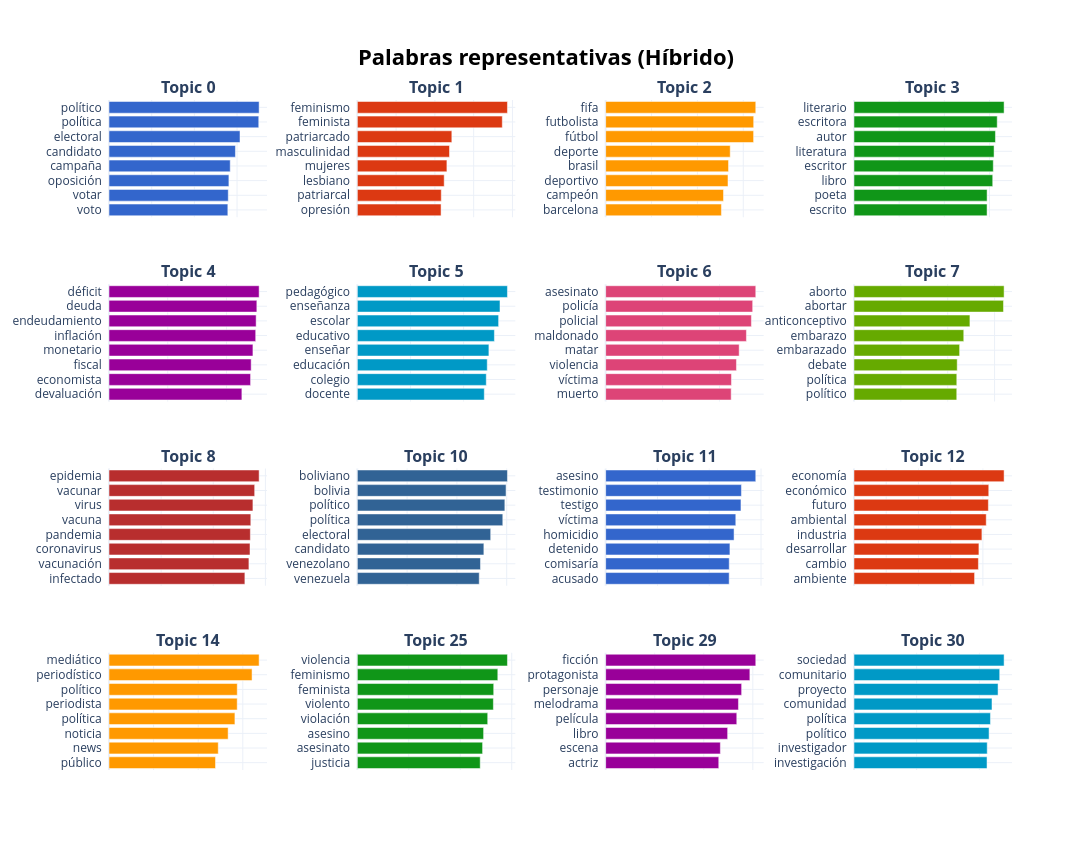

Notebook source saved alongside this figure:
### Code cell
fig = topic_model.visualize_barchart(top_n_topics=16, n_words=8, title="<b>Palabras representativas (Híbrido)</b>")
colors = px.colors.qualitative.G10
for i, trace in enumerate(fig.data):
    trace.marker.color = colors[i % len(colors)]

fig.update_traces(hovertemplate="<b>Término:</b> %{y}<br><b>Relevancia:</b> %{x:.3f}<extra></extra>")
fig.for_each_xaxis(lambda ax: ax.update(title_text="", showticklabels=False))
fig.for_each_annotation(lambda a: a.update(text=f"<b>{a.text.split('_')[0]}</b>"))
fig.update_layout(height=850, width=1300, plot_bgcolor='rgba(0,0,0,0)', paper_bgcolor='#ffffff')

fig.write_html(GRAFICOS_DIR / "01_barchart_topicos.html")
fig.show()

### Figure 1 — Plotly figure (JSON) as saved in the notebook; plotly's stock layout.template omitted (floating-point values rounded to 4 significant figures)
{"data": [{"hovertemplate": "<b>Término:</b> %{y}<br><b>Relevancia:</b> %{x:.3f}<extra></extra>", "marker": {"color": "#3366CC"}, "orientation": "h", "type": "bar", "x": [0.5568, 0.5587, 0.5618, 0.568, 0.5924, 0.6138, 0.7016, 0.7034], "xaxis": "x", "y": ["voto  ", "votar  ", "oposición  ", "campaña  ", "candidato  ", "electoral  ", "política  ", "político  "], "yaxis": "y"}, {"hovertemplate": "<b>Término:</b> %{y}<br><b>Relevancia:</b> %{x:.3f}<extra></extra>", "marker": {"color": "#DC3912"}, "orientation": "h", "type": "bar", "x": [0.4319, 0.433, 0.448, 0.462, 0.4754, 0.4874, 0.7476, 0.7742], "xaxis": "x2", "y": ["opresión  ", "patriarcal  ", "lesbiano  ", "mujeres  ", "masculinidad  ", "patriarcado  ", "feminista  ", "feminismo  "], "yaxis": "y2"}, {"hovertemplate": "<b>Término:</b> %{y}<br><b>Relevancia:</b> %{x:.3f}<extra></extra>", "marker": {"color": "#FF9900"}, "orientation": "h", "type": "bar", "x": [0.5048, 0.5139, 0.5335, 0.5358, 0.5431, 0.6451, 0.6455, 0.6546], "xaxis": "x3", "y": ["barcelona  ", "campeón  ", "deportivo  ", "brasil  ", "deporte  ", "fútbol  ", "futbolista  ", "fifa  "], "yaxis": "y3"}, {"hovertemplate": "<b>Término:</b> %{y}<br><b>Relevancia:</b> %{x:.3f}<extra></extra>", "marker": {"color": "#109618"}, "orientation": "h", "type": "bar", "x": [0.589, 0.5891, 0.6141, 0.6165, 0.62, 0.6261, 0.6339, 0.6644], "xaxis": "x4", "y": ["escrito  ", "poeta  ", "libro  ", "escritor  ", "literatura  ", "autor  ", "escritora  ", "literario  "], "yaxis": "y4"}, {"hovertemplate": "<b>Término:</b> %{y}<br><b>Relevancia:</b> %{x:.3f}<extra></extra>", "marker": {"color": "#990099"}, "orientation": "h", "type": "bar", "x": [0.4525, 0.4821, 0.4841, 0.4901, 0.4995, 0.501, 0.5034, 0.5112], "xaxis": "x5", "y": ["devaluación  ", "economista  ", "fiscal  ", "monetario  ", "inflación  ", "endeudamiento  ", "deuda  ", "déficit  "], "yaxis": "y5"}, {"hovertemplate": "<b>Término:</b> %{y}<br><b>Relevancia:</b> %{x:.3f}<extra></extra>", "marker": {"color": "#0099C6"}, "orientation": "h", "type": "bar", "x": [0.4779, 0.4853, 0.489, 0.4952, 0.5159, 0.5318, 0.537, 0.565], "xaxis": "x6", "y": ["docente  ", "colegio  ", "educación  ", "enseñar  ", "educativo  ", "escolar  ", "enseñanza  ", "pedagógico  "], "yaxis": "y6"}, {"hovertemplate": "<b>Término:</b> %{y}<br><b>Relevancia:</b> %{x:.3f}<extra></extra>", "marker": {"color": "#DD4477"}, "orientation": "h", "type": "bar", "x": [0.4408, 0.4419, 0.4593, 0.4689, 0.4944, 0.5119, 0.5164, 0.5272], "xaxis": "x7", "y": ["muerto  ", "víctima  ", "violencia  ", "matar  ", "maldonado  ", "policial  ", "policía  ", "asesinato  "], "yaxis": "y7"}, {"hovertemplate": "<b>Término:</b> %{y}<br><b>Relevancia:</b> %{x:.3f}<extra></extra>", "marker": {"color": "#66AA00"}, "orientation": "h", "type": "bar", "x": [0.4387, 0.4388, 0.4405, 0.4509, 0.4685, 0.4948, 0.6381, 0.6407], "xaxis": "x8", "y": ["político  ", "política  ", "debate  ", "embarazado  ", "embarazo  ", "anticonceptivo  ", "abortar  ", "aborto  "], "yaxis": "y8"}, {"hovertemplate": "<b>Término:</b> %{y}<br><b>Relevancia:</b> %{x:.3f}<extra></extra>", "marker": {"color": "#B82E2E"}, "orientation": "h", "type": "bar", "x": [0.5213, 0.5368, 0.541, 0.5423, 0.5441, 0.5522, 0.5589, 0.576], "xaxis": "x9", "y": ["infectado  ", "vacunación  ", "coronavirus  ", "pandemia  ", "vacuna  ", "virus  ", "vacunar  ", "epidemia  "], "yaxis": "y9"}, {"hovertemplate": "<b>Término:</b> %{y}<br><b>Relevancia:</b> %{x:.3f}<extra></extra>", "marker": {"color": "#316395"}, "orientation": "h", "type": "bar", "x": [0.4896, 0.4947, 0.5083, 0.5357, 0.5843, 0.5926, 0.5974, 0.603], "xaxis": "x10", "y": ["venezuela  ", "venezolano  ", "candidato  ", "electoral  ", "política  ", "político  ", "bolivia  ", "boliviano  "], "yaxis": "y10"}, {"hovertemplate": "<b>Término:</b> %{y}<br><b>Relevancia:</b> %{x:.3f}<extra></extra>", "marker": {"color": "#3366CC"}, "orientation": "h", "type": "bar", "x": [0.477, 0.4772, 0.4799, 0.4959, 0.5026, 0.5226, 0.5243, 0.5798], "xaxis": "x11", "y": ["acusado  ", "comisaría  ", "detenido  ", "homicidio  ", "víctima  ", "testigo  ", "testimonio  ", "asesino  "], "yaxis": "y11"}, {"hovertemplate": "<b>Término:</b> %{y}<br><b>Relevancia:</b> %{x:.3f}<extra></extra>", "marker": {"color": "#DC3912"}, "orientation": "h", "type": "bar", "x": [0.3742, 0.3861, 0.3877, 0.397, 0.4104, 0.417, 0.4183, 0.4658], "xaxis": "x12", "y": ["ambiente  ", "cambio  ", "desarrollar  ", "industria  ", "ambiental  ", "futuro  ", "económico  ", "economía  "], "yaxis": "y12"}, {"hovertemplate": "<b>Término:</b> %{y}<br><b>Relevancia:</b> %{x:.3f}<extra></extra>", "marker": {"color": "#FF9900"}, "orientation": "h", "type": "bar", "x": [0.4776, 0.4899, 0.5342, 0.5646, 0.5749, 0.5751, 0.6415, 0.6732], "xaxis": "x13", "y": ["público  ", "news  ", "noticia  ", "política  ", "periodista  ", "político  ", "periodístico  ", "mediático  "], "yaxis": "y13"}, {"hovertemplate": "<b>Término:</b> %{y}<br><b>Relevancia:</b> %{x:.3f}<extra></extra>", "marker": {"color": "#109618"}, "orientation": "h", "type": "bar", "x": [0.4775, 0.4867, 0.4907, 0.5066, 0.5286, 0.5299, 0.5458, 0.5833], "xaxis": "x14", "y": ["justicia  ", "asesinato  ", "asesino  ", "violación  ", "violento  ", "feminista  ", "feminismo  ", "violencia  "], "yaxis": "y14"}, {"hovertemplate": "<b>Término:</b> %{y}<br><b>Relevancia:</b> %{x:.3f}<extra></extra>", "marker": {"color": "#990099"}, "orientation": "h", "type": "bar", "x": [0.4612, 0.4676, 0.4973, 0.5346, 0.5414, 0.5544, 0.5879, 0.612], "xaxis": "x15", "y": ["actriz  ", "escena  ", "libro  ", "película  ", "melodrama  ", "personaje  ", "protagonista  ", "ficción  "], "yaxis": "y15"}, {"hovertemplate": "<b>Término:</b> %{y}<br><b>Relevancia:</b> %{x:.3f}<extra></extra>", "marker": {"color": "#0099C6"}, "orientation": "h", "type": "bar", "x": [0.4246, 0.4252, 0.4311, 0.4355, 0.4404, 0.4597, 0.465, 0.479], "xaxis": "x16", "y": ["investigación  ", "investigador  ", "político  ", "política  ", "comunidad  ", "proyecto  ", "comunitario  ", "sociedad  "], "yaxis": "y16"}], "layout": {"annotations": [{"font": {"size": 16}, "showarrow": false, "text": "<b>Topic 0</b>", "x": 0.0875, "xanchor": "center", "xref": "paper", "y": 1, "yanchor": "bottom", "yref": "paper"}, {"font": {"size": 16}, "showarrow": false, "text": "<b>Topic 1</b>", "x": 0.3625, "xanchor": "center", "xref": "paper", "y": 1, "yanchor": "bottom", "yref": "paper"}, {"font": {"size": 16}, "showarrow": false, "text": "<b>Topic 2</b>", "x": 0.6375, "xanchor": "center", "xref": "paper", "y": 1, "yanchor": "bottom", "yref": "paper"}, {"font": {"size": 16}, "showarrow": false, "text": "<b>Topic 3</b>", "x": 0.9125, "xanchor": "center", "xref": "paper", "y": 1, "yanchor": "bottom", "yref": "paper"}, {"font": {"size": 16}, "showarrow": false, "text": "<b>Topic 4</b>", "x": 0.0875, "xanchor": "center", "xref": "paper", "y": 0.725, "yanchor": "bottom", "yref": "paper"}, {"font": {"size": 16}, "showarrow": false, "text": "<b>Topic 5</b>", "x": 0.3625, "xanchor": "center", "xref": "paper", "y": 0.725, "yanchor": "bottom", "yref": "paper"}, {"font": {"size": 16}, "showarrow": false, "text": "<b>Topic 6</b>", "x": 0.6375, "xanchor": "center", "xref": "paper", "y": 0.725, "yanchor": "bottom", "yref": "paper"}, {"font": {"size": 16}, "showarrow": false, "text": "<b>Topic 7</b>", "x": 0.9125, "xanchor": "center", "xref": "paper", "y": 0.725, "yanchor": "bottom", "yref": "paper"}, {"font": {"size": 16}, "showarrow": false, "text": "<b>Topic 8</b>", "x": 0.0875, "xanchor": "center", "xref": "paper", "y": 0.45, "yanchor": "bottom", "yref": "paper"}, {"font": {"size": 16}, "showarrow": false, "text": "<b>Topic 10</b>", "x": 0.3625, "xanchor": "center", "xref": "paper", "y": 0.45, "yanchor": "bottom", "yref": "paper"}, {"font": {"size": 16}, "showarrow": false, "text": "<b>Topic 11</b>", "x": 0.6375, "xanchor": "center", "xref": "paper", "y": 0.45, "yanchor": "bottom", "yref": "paper"}, {"font": {"size": 16}, "showarrow": false, "text": "<b>Topic 12</b>", "x": 0.9125, "xanchor": "center", "xref": "paper", "y": 0.45, "yanchor": "bottom", "yref": "paper"}, {"font": {"size": 16}, "showarrow": false, "text": "<b>Topic 14</b>", "x": 0.0875, "xanchor": "center", "xref": "paper", "y": 0.175, "yanchor": "bottom", "yref": "paper"}, {"font": {"size": 16}, "showarrow": false, "text": "<b>Topic 25</b>", "x": 0.3625, "xanchor": "center", "xref": "paper", "y": 0.175, "yanchor": "bottom", "yref": "paper"}, {"font": {"size": 16}, "showarrow": false, "text": "<b>Topic 29</b>", "x": 0.6375, "xanchor": "center", "xref": "paper", "y": 0.175, "yanchor": "bottom", "yref": "paper"}, {"font": {"size": 16}, "showarrow": false, "text": "<b>Topic 30</b>", "x": 0.9125, "xanchor": "center", "xref": "paper", "y": 0.175, "yanchor": "bottom", "yref": "paper"}], "height": 850, "hoverlabel": {"bgcolor": "white", "font": {"family": "Rockwell", "size": 16}}, "paper_bgcolor": "#ffffff", "plot_bgcolor": "rgba(0,0,0,0)", "showlegend": false, "title": {"font": {"color": "Black", "size": 22}, "text": "<b>Palabras representativas (Híbrido)</b>", "x": 0.5, "xanchor": "center", "yanchor": "top"}, "width": 1300, "xaxis": {"anchor": "y", "domain": [0, 0.175], "showgrid": true, "showticklabels": false, "title": {"text": ""}}, "xaxis10": {"anchor": "y10", "domain": [0.275, 0.45], "showgrid": true, "showticklabels": false, "title": {"text": ""}}, "xaxis11": {"anchor": "y11", "domain": [0.55, 0.725], "showgrid": true, "showticklabels": false, "title": {"text": ""}}, "xaxis12": {"anchor": "y12", "domain": [0.825, 1], "showgrid": true, "showticklabels": false, "title": {"text": ""}}, "xaxis13": {"anchor": "y13", "domain": [0, 0.175], "showgrid": true, "showticklabels": false, "title": {"text": ""}}, "xaxis14": {"anchor": "y14", "domain": [0.275, 0.45], "showgrid": true, "showticklabels": false, "title": {"text": ""}}, "xaxis15": {"anchor": "y15", "domain": [0.55, 0.725], "showgrid": true, "showticklabels": false, "title": {"text": ""}}, "xaxis16": {"anchor": "y16", "domain": [0.825, 1], "showgrid": true, "showticklabels": false, "title": {"text": ""}}, "xaxis2": {"anchor": "y2", "domain": [0.275, 0.45], "showgrid": true, "showticklabels": false, "title": {"text": ""}}, "xaxis3": {"anchor": "y3", "domain": [0.55, 0.725], "showgrid": true, "showticklabels": false, "title": {"text": ""}}, "xaxis4": {"anchor": "y4", "domain": [0.825, 1], "showgrid": true, "showticklabels": false, "title": {"text": ""}}, "xaxis5": {"anchor": "y5", "domain": [0, 0.175], "showgrid": true, "showticklabels": false, "title": {"text": ""}}, "xaxis6": {"anchor": "y6", "domain": [0.275, 0.45], "showgrid": true, "showticklabels": false, "title": {"text": ""}}, "xaxis7": {"anchor": "y7", "domain": [0.55, 0.725], "showgrid": true, "showticklabels": false, "title": {"text": ""}}, "xaxis8": {"anchor": "y8", "domain": [0.825, 1], "showgrid": true, "showticklabels": false, "title": {"text": ""}}, "xaxis9": {"anchor": "y9", "domain": [0, 0.175], "showgrid": true, "showticklabels": false, "title": {"text": ""}}, "yaxis": {"anchor": "x", "domain": [0.825, 1], "showgrid": true}, "yaxis10": {"anchor": "x10", "domain": [0.275, 0.45], "showgrid": true}, "yaxis11": {"anchor": "x11", "domain": [0.275, 0.45], "showgrid": true}, "yaxis12": {"anchor": "x12", "domain": [0.275, 0.45], "showgrid": true}, "yaxis13": {"anchor": "x13", "domain": [0, 0.175], "showgrid": true}, "yaxis14": {"anchor": "x14", "domain": [0, 0.175], "showgrid": true}, "yaxis15": {"anchor": "x15", "domain": [0, 0.175], "showgrid": true}, "yaxis16": {"anchor": "x16", "domain": [0, 0.175], "showgrid": true}, "yaxis2": {"anchor": "x2", "domain": [0.825, 1], "showgrid": true}, "yaxis3": {"anchor": "x3", "domain": [0.825, 1], "showgrid": true}, "yaxis4": {"anchor": "x4", "domain": [0.825, 1], "showgrid": true}, "yaxis5": {"anchor": "x5", "domain": [0.55, 0.725], "showgrid": true}, "yaxis6": {"anchor": "x6", "domain": [0.55, 0.725], "showgrid": true}, "yaxis7": {"anchor": "x7", "domain": [0.55, 0.725], "showgrid": true}, "yaxis8": {"anchor": "x8", "domain": [0.55, 0.725], "showgrid": true}, "yaxis9": {"anchor": "x9", "domain": [0.275, 0.45], "showgrid": true}}}
